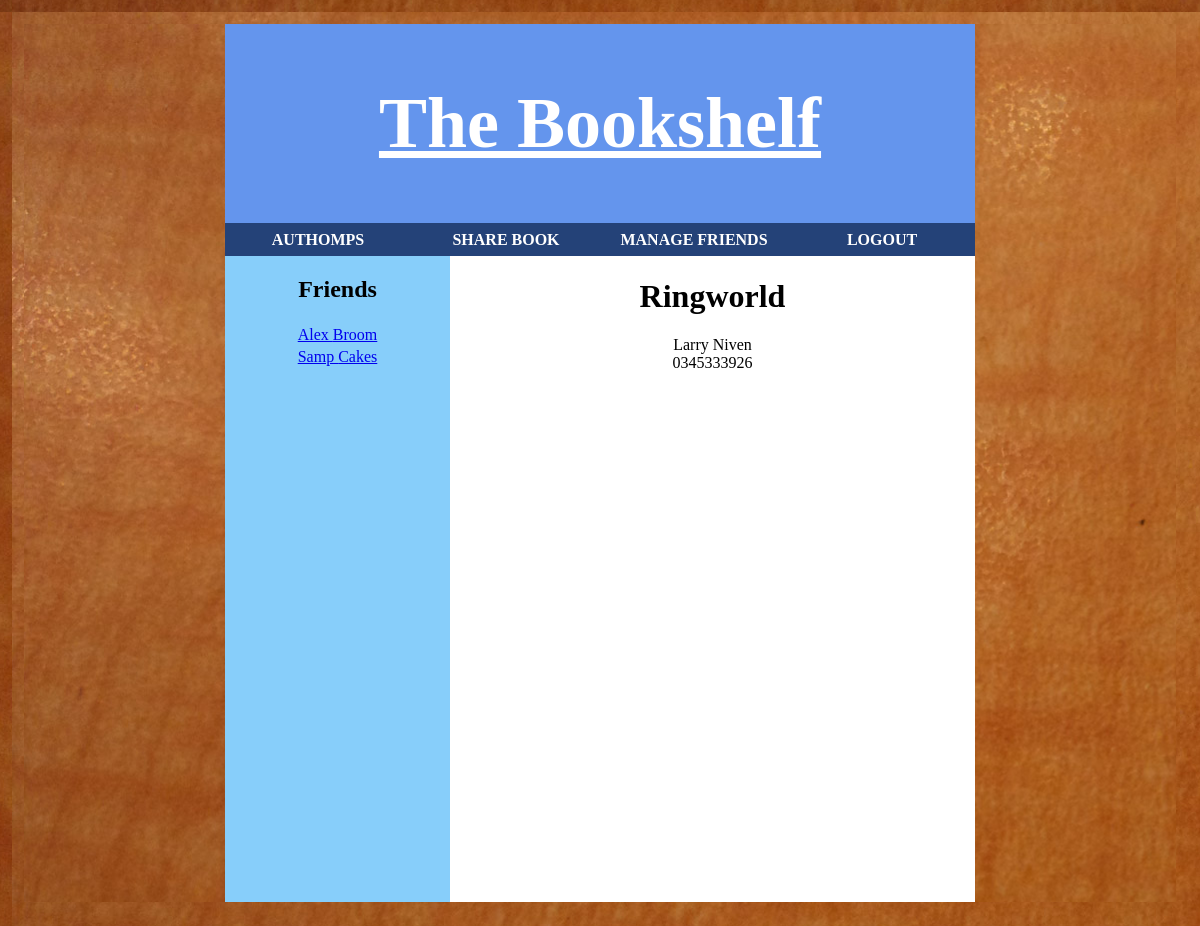
Page /book_view.php?isbn=0345333926 (signed in) on the committed database.
### tables this page shows
CREATE TABLE users
( 	username VARCHAR(20) PRIMARY KEY NOT NULL,
	password VARCHAR(20) NOT NULL,
	current_book VARCHAR(13),
	first_name VARCHAR(20),
	last_name VARCHAR(20),
	FOREIGN KEY (current_book) REFERENCES books(isbn)
);

CREATE TABLE books
( 	isbn VARCHAR(13) NOT NULL PRIMARY KEY,
	title VARCHAR(50),
	author_first_name VARCHAR(20),
	author_last_name VARCHAR(20)
);

### book_view.php (the view, shortened to what this page needs)
<?php
	$username = $_SESSION['username'];
	$isbn = $_GET["isbn"];
?>
<!DOCTYPE html>
<html>
<head>
	<link rel="stylesheet" type="text/css" href="css/bookshelf.css" />
</head>
<body>
	<div id="wrap">
		<?php
			include('directory.php');
			include('friends_list.php');
		?>
		<div id="main" style="height: 646px; min-width: 500px;">
			<?php
				include('access_database.php');
				$bookQuery = "SELECT * FROM books WHERE isbn = '".$isbn."'";
				$bookInfo = $db->query($bookQuery);
				$row = $bookInfo->fetch_assoc();
				$title = $row['title'];
				$author_name = $row['author_first_name']." ".$row['author_last_name'];
				echo '<h1>'.$title.'</h1>';
				echo '<p>'.$author_name.'</p>';
				echo '<p>'.$isbn.'</p>';
			?>
		    <div id="viewerCanvas" style="width: 500px; height: 75%; padding-left: 13px;"></div>
		</div>
	</div>
</body>
</html>

### friends_list.php (shortened to what this page needs)
<div id="friends">
	<h2 align="center">Friends</h2>
	<?php
		include('access_database.php');
		$friendQuery = "SELECT username, first_name, last_name FROM users JOIN friends WHERE username = friend AND user = '".$username."' ORDER BY last_name";
		$friendStmt = $db->query($friendQuery);
		$num_rows = $friendStmt->num_rows;
		if ($num_rows == 0) {
			echo "You have no friends.";
		} else {
			echo '<table class="friends_list">';
			for ($i=0; $i < $num_rows; $i++) {
				$row = $friendStmt->fetch_assoc();
				echo '<tr><td>'.'<a href="friend_homepage.php?friend_name='.$row['username'].'">'.$row['first_name'].' '.$row['last_name'].'</a>'.'</td></tr>';
			}
			echo "</table>";
		}
	?>
</div>

### css/bookshelf.css (style rules this page uses)
html, body { margin:1%; padding:0; background-image: url('background_wood.jpg'); }
#wrap { width:750px; height: 100%; margin:0 auto; font-size: 16px; background-color: #87CEFA; min-width: 550px; }
#main { float: right; margin:0 auto; text-align:center; background-color: white; width: 70%; min-height: 400px; }
#friends { float: left; width: 30%; height: 100%; background-color: #87CEFA; }
table { margin-left:auto; margin-right:auto; }
p { padding:0; margin:0; }

### rows in the picture
users: first_name "Alex", last_name "Broom"
users: first_name "Samp", last_name "Cakes"
books: title "Ringworld", author_name "Larry Niven"

### other values in the picture
$username "AUTHOMPS"
$isbn "0345333926"
